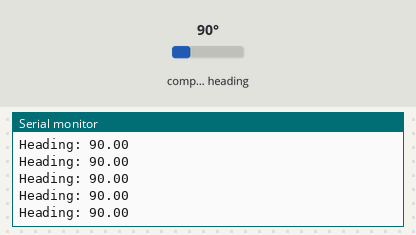
Recording of a sketch running on a simulated Arduino Uno, built with avr-gcc and run on an emulated ATmega328P. Parts: the last lines printed to the serial monitor. The inputs (shaded band) are chosen by the test bench; at power-on: compass heading 90°.

Above: at 1.2 s.
1.3 s: compass heading set to 7°
At 1.33 s:
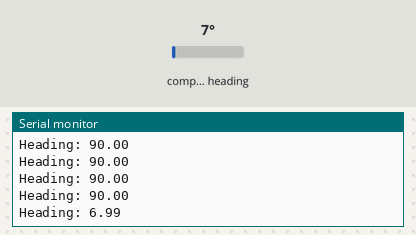
2.8 s: compass heading set to 180°
At 2.86 s:
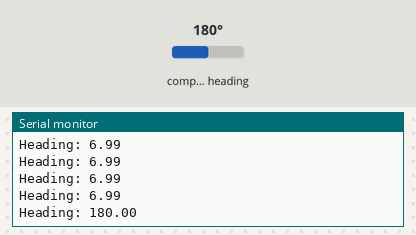
Timing chart, 0 to 5.8 s (numbered marks = the images above; inputs shaded):
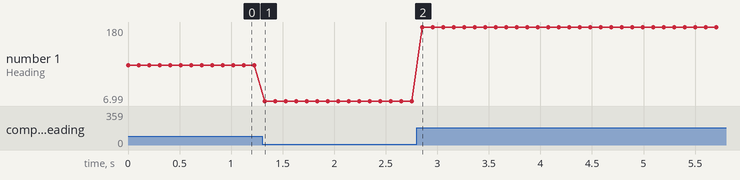

Measured:
- after the input at 1.3 s, the serial monitor: prints a new line at once (image 1)
- after the input at 2.8 s, the serial monitor: prints a new line after 0.05 s (image 2)
- plotted number 1: 90 → 6.99 after the input at 1.3 s, 6.99 → 180 after the input at 2.8 s

The sketch:

HMC5883L_Example.ino
```cpp
#include <Wire.h>
#include <Adafruit_Sensor.h>
#include <Adafruit_HMC5883_U.h>

// Create an instance of the HMC5883L sensor with the custom I2C address
Adafruit_HMC5883_Unified mag = Adafruit_HMC5883_Unified(0x3C); // Change the address if necessary

void setup(void) {
  // Initialize the serial communication
  Serial.begin(9600);

  // Initialize the sensor
  if (!mag.begin()) {
    Serial.println("Could not find a valid HMC5883L sensor, check wiring!");
    while (1);
  }
}

void loop(void) {
  // Get the latest sensor readings
  sensors_event_t event;
  mag.getEvent(&event);

  // Calculate the heading in degrees
  float heading = atan2(event.magnetic.y, event.magnetic.x);
  if (heading < 0) {
    heading += 2 * PI;
  }

  // Convert radians to degrees
  heading = heading * 180 / PI;

  // Print the heading
  Serial.print("Heading: ");
  Serial.println(heading);

  delay(100); // Adjust the delay as needed
}
```
